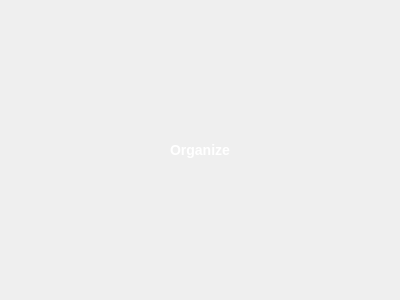
<?xml version="1.0" encoding="UTF-8"?>
<ui version="4.0">
 <class>PreviewActions</class>
 <widget class="QWidget" name="PreviewActions">
  <property name="geometry">
   <rect>
    <x>0</x>
    <y>0</y>
    <width>400</width>
    <height>300</height>
   </rect>
  </property>
  <property name="windowTitle">
   <string>Form</string>
  </property>
  <layout class="QGridLayout" name="gridLayout">
   <item row="0" column="0">
    <widget class="QPushButton" name="organize">
     <property name="enabled">
      <bool>true</bool>
     </property>
     <property name="sizePolicy">
      <sizepolicy hsizetype="Fixed" vsizetype="Fixed">
       <horstretch>0</horstretch>
       <verstretch>0</verstretch>
      </sizepolicy>
     </property>
     <property name="minimumSize">
      <size>
       <width>120</width>
       <height>120</height>
      </size>
     </property>
     <property name="maximumSize">
      <size>
       <width>16777215</width>
       <height>16777215</height>
      </size>
     </property>
     <property name="font">
      <font>
       <pointsize>-1</pointsize>
       <weight>75</weight>
       <bold>true</bold>
      </font>
     </property>
     <property name="autoFillBackground">
      <bool>false</bool>
     </property>
     <property name="styleSheet">
      <string notr="true">QPushButton {
color: #ffffff;
font-weight: bold;
font-size: 14px;
	border-image: url(:/120x120/images/buttons/round/120x120/Green.png);
}
QPushButton:hover {
border-image: url(:/120x120/images/buttons/round/120x120/Silver.png);
}
QPushButton:pressed {
	border-image: url(:/120x120/images/buttons/round/120x120/Red.png);
}
QPushButton:disabled {
	border-image: url(:/120x120/images/buttons/round/120x120/Gray.png);
}</string>
     </property>
     <property name="text">
      <string>Organize</string>
     </property>
     <property name="iconSize">
      <size>
       <width>0</width>
       <height>0</height>
      </size>
     </property>
     <property name="checkable">
      <bool>false</bool>
     </property>
     <property name="autoDefault">
      <bool>false</bool>
     </property>
     <property name="default">
      <bool>false</bool>
     </property>
     <property name="flat">
      <bool>true</bool>
     </property>
    </widget>
   </item>
  </layout>
 </widget>
 <resources>
  <include location="../../../resources/buttons.qrc"/>
 </resources>
 <connections/>
</ui>
